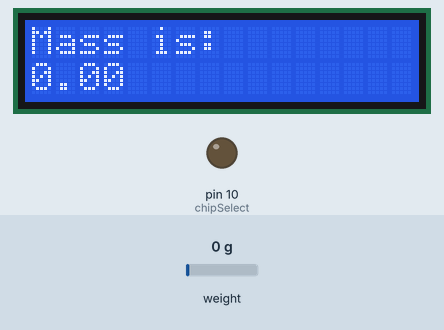
The sketch below on a simulated Arduino Uno, built with avr-gcc and run on an emulated ATmega328P. Shown: 16×2 character LCD, output pins drawn as LEDs (lit = HIGH). The inputs (shaded band) are chosen by the test bench; at power-on: weight on the scale 0 g. Storage starts empty; what the sketch prints to the serial monitor is not drawn.

Above: at 3.2 s.
3.3 s: weight on the scale set to 100 g
At 6.1 s:
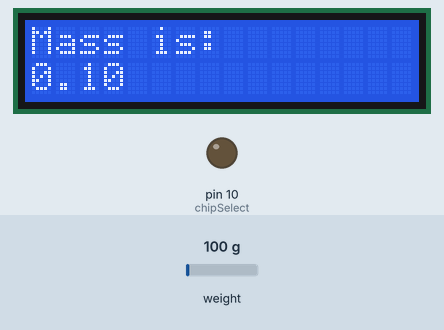
6.4 s: weight on the scale set to 1250 g
At 7.9 s:
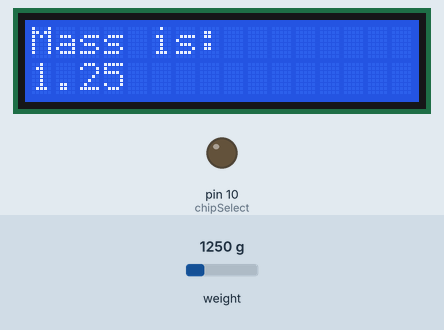
8.8 s: weight on the scale set to 2500 g
At 10.8 s:
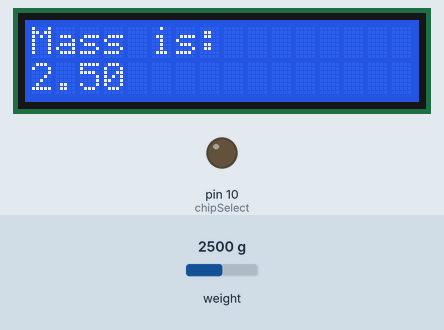
Timing chart, 0 to 12.3 s (numbered marks = the images above; inputs shaded):
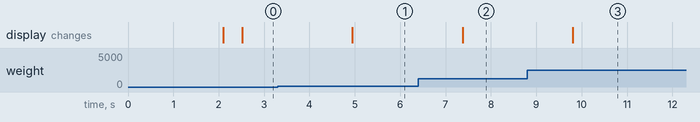

The sketch:

Load_Cell_Measurement.ino
```cpp
// Brenden Wong
// Chavkin Lab
// SURP 2018

//This sketch allows Arduino Uno to record the mass of a gel cup and write the resulting mass along with a time stamp to an SD card

# include <Time.h>                                 // include time library
# include <TimeLib.h>
# include "HX711.h"                                // include load cell library
# include <SD.h>                                   // include capability to write to SD card
# include <SPI.h>
# include <LiquidCrystal.h>
# define DOUT 6                                    // define pins for load cell
# define CLK 7

LiquidCrystal lcd(9, 8, 5, 4, 3, 2);

HX711 scale(DOUT, CLK);                            //////////////////////
float calibration_factor = 7530; //<---------------///Adjust as needed///
char filename[] = "LOADCELL.CSV";                  //////////////////////
char filenameTime[] = "TIME.CSV";
int chipSelect = 10;
File file;
File fileTime;

void setup() {
  Serial.begin(9600);
  pinMode(chipSelect, OUTPUT);                        // chip select pin must be set to OUTPUT mode
  if (!SD.begin(chipSelect)) {                        // Initialize SD card
    Serial.println("Could not initialize SD card.");  // if return value is false, something went wrong.
  }
  if (SD.exists(filename)) {                          // if file exists, file will be deleted
    Serial.println("File exists.");
    if (SD.remove(filename) == true) {
      Serial.println("Successfully removed file.");
    } else {
      Serial.println("Could not removed file.");
    }
  }
  if (SD.exists(filenameTime)) {
    Serial.println("Time exists.");
    if (SD.remove(filenameTime) == true) {
      Serial.println("Successfully removed time file.");
    } else {
      Serial.println("Could not remove time.");
    }
  }
  scale.set_scale();
  scale.tare();                                    //Reset the scale to 0
  long zero_factor = scale.read_average();         //Get a baseline reading
  lcd.begin(16,2);
  lcd.print("Mass is:");
}

void loop(){
  scale.set_scale(calibration_factor);             //Adjust to this calibration factor
  file = SD.open(filename, FILE_WRITE);
  if (file) {
    file.println(scale.get_units(), 2);            // write number to file
    file.close(); // close file
    Serial.print("Wrote number: ");                // debug output: show written number in serial monitor
    Serial.println(scale.get_units(), 2);
  } else {
    Serial.println("Could not open file (writing).");
  }
  fileTime = SD.open(filenameTime, FILE_WRITE);
  if (fileTime) {
    fileTime.print(hour());
    fileTime.print(":");
    fileTime.print(minute());
    fileTime.print(":");
    fileTime.println(second());
    fileTime.close();
    Serial.print("Wrote time: ");
    Serial.print(hour());
    Serial.print(":");
    Serial.print(minute());
    Serial.print(":");
    Serial.println(second());
  } else {
    Serial.println("Could not write time");
  }
  Serial.print("Scale reading: ");
  Serial.println(scale.get_units(), 2);
  lcd.setCursor(0, 1);
  lcd.print(scale.get_units(), 2);
  delay(2000);                                   // Delay 2 seconds
}
```

Measured:
- after the input at 3.3 s, the display: changes after 1.6 s (image 1)
- after the input at 6.4 s, the display: changes after 0.98 s (image 2)
- after the input at 8.8 s, the display: changes after 1.0 s (image 3)
